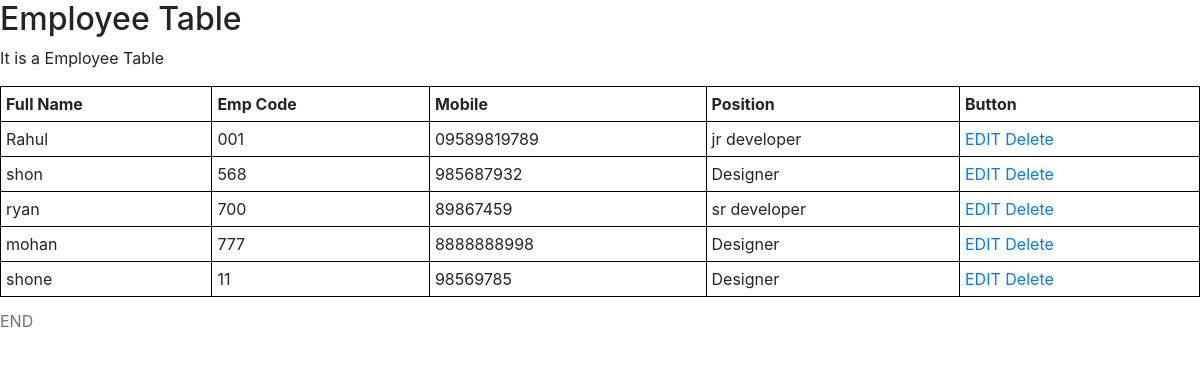
Page /emplist/ on the committed database.
### crudapp/models.py (models this page shows)
class Employee(models.Model):
    fullname = models.CharField(max_length=50)
    emp_code = models.CharField(max_length=3)
    mobile = models.CharField(max_length=15)
    position = models.ForeignKey(Position, on_delete=models.CASCADE)

class Position(models.Model):
    title = models.CharField(max_length=50)
    def __str__(self):
        return self.title

### crudapp/views.py (the view)
# urls.py: path('emplist/', views.employee_list, name="employee_list"),
def employee_list(request):
    context = {"employee_list":Employee.objects.all()}
    return render(request, 'crudapp/employee_list.html', context)

### crudapp/templates/crudapp/employee_list.html
{% extends 'crudapp/base.html' %}
{% load static %}
{% block css %}
<link rel="stylesheet" type="text/css" href="{% static 'crudapp/css/employee_list.css'%}">
{% endblock css %}
{% block content %}
<h2>Employee Table</h2>
<p>It is a Employee Table</p>
<table style="width:100%">
  <caption>END</caption>
  <tr>
    <th>Full Name</th>
    <th>Emp Code</th>
      <th>Mobile</th>
    <th>Position</th>
      <th>Button</th>
  </tr>
    {% for employee in employee_list %}
  <tr>
    <td>{{employee.fullname}} </td>
    <td>{{employee.emp_code}} </td>
    <td>{{employee.mobile}}</td>
    <td>{{employee.position}}</td>
      <td>
          <a href="{% url 'employee_update' employee.id %}">EDIT</a>
          <a href="{% url 'employee_delete' employee.id%}">Delete</a>
      </td>
  </tr>
    {% endfor %}
</table>
{% endblock content %}

### crudapp/templates/crudapp/base.html (shortened to what this page needs)
<!DOCTYPE html>
<html lang="en">
<head>
  <link rel="stylesheet" href="https://maxcdn.bootstrapcdn.com/bootstrap/4.4.1/css/bootstrap.min.css">
  {%block css %} {% endblock css%}
</head>
<body>
{% block content %}
{% endblock content %}
</body>
</html>

### crudapp/static/crudapp/css/employee_list.css (style rules this page uses)
table, th, td { border: 1px solid black; border-collapse: collapse; }
th, td { padding: 5px; text-align: left; }

### rows in the picture
Employee: fullname "Rahul", emp_code "001", mobile "09589819789", position "jr developer"
Employee: fullname "shon", emp_code "568", mobile "985687932", position "Designer"
Employee: fullname "ryan", emp_code "700", mobile "89867459", position "sr developer"
Employee: fullname "mohan", emp_code "777", mobile "8888888998", position "Designer"
Employee: fullname "shone", emp_code "11", mobile "98569785", position "Designer"
